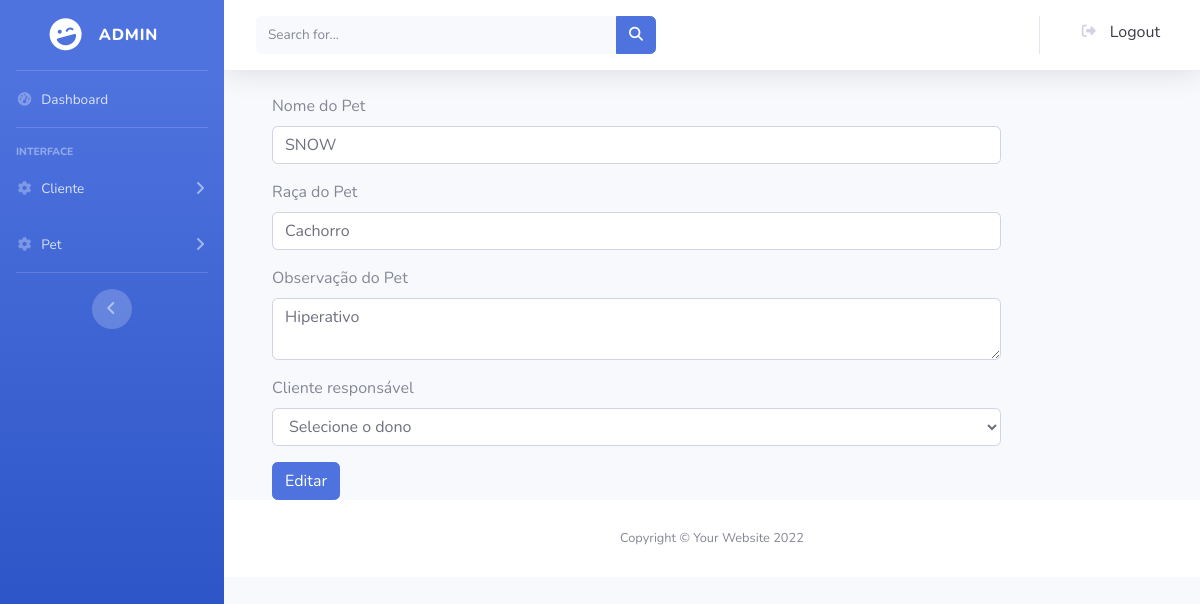
The app's page /produto/admin.php?rota=editar_pet&id=11 with its own data.
### tables this page shows
CREATE TABLE `pet` (
  `id_pet` int(11) NOT NULL,
  `nome_pet` varchar(100) NOT NULL,
  `raca_pet` varchar(100) NOT NULL,
  `observacao_pet` varchar(300) NOT NULL,
  `id_cliente` int(11) NOT NULL,
  `data_cadastro_pet` datetime NOT NULL DEFAULT current_timestamp()
);

### PHP_projetoClinicaPet/classes/Cliente.php (called while the page is built, shortened)
<?php
    include_once("../classes/Conexao.php");
    class Cliente {
        public $conexaoBD;
        public function __construct() {
            $objConexao = new Conexao();
            $this -> conexaoBD = $objConexao -> getConexao();
        }
        public function selecionarClientes() {
            $sql = "select * from cliente order by data_cadastro_cliente DESC";
            $this -> retornoBD = $this -> conexaoBD -> query($sql);
        }
    }

### PHP_projetoClinicaPet/classes/Conexao.php (called while the page is built)
<?php
    class Conexao{
        private $url;
        private $usuario;
        private $senha;
        private $baseDeDados;
        public function __construct() {
            $this -> url = "127.0.0.1";
            $this -> usuario = "root";
            $this -> senha = '';
            $this -> baseDeDados = 'clinica_pet';
        }
        public function getConexao() {
            return  new mysqli(
                $this -> url,
                $this -> usuario,
                $this -> senha,
                $this -> baseDeDados
            );
        }
    }

### PHP_projetoClinicaPet/classes/Pet.php (called while the page is built, shortened)
<?php
    include_once("../classes/Conexao.php");
    class Pet {
        public $conexaoBD;
        public function __construct() {
            $objConexaoPet = new Conexao();
            $this -> conexaoBD = $objConexaoPet -> getConexao();
        }
        public function selecionarPorId($id) {
            $sql = "select * from pet where id_pet=$id";
            $this -> retornoBD = $this -> conexaoBD -> query($sql);
        }
    }

### include/editarPet.php (the view, shortened to what this page needs)
<?php
    include_once("../classes/Pet.php");
    $objCliente = new Cliente();
    $objCliente->selecionarClientes();
    if ($objCliente->retornoBD != null) {
        $objPet = new Pet();
        if (isset($_GET['id'])) {
            $objPet->selecionarPorId($_GET['id']);
        }
        $retorno = $objPet->retornoBD->fetch_object();
?>
    <div class="container">
        <div class="row">
            <div class="col-10">
                <form method="POST" action="">
                    <div class="mb-3">
                        <label for="nome-pet" class="form-label">Nome do Pet</label>
                        <input type="text" class="form-control" id="nome-pet" aria-describedby="nomeHelp" name="nomePet" value="<?php echo $retorno->nome_pet; ?>">
                    </div>
                    <div class="mb-3">
                        <label for="raca-pet" class="form-label">Raça do Pet</label>
                        <input type="text" class="form-control" id="raca-pet" aria-describedby="racaHelp" name="racaPet" value="<?php echo $retorno->raca_pet; ?>">
                    </div>
                    <div class="mb-3">
                        <label for="observacao-pet" class="form-label">Observação do Pet</label>
                        <textarea type="text" class="form-control" id="observacao-pet" aria-describedby="observacaoHelp" name="observacaoPet"><?php echo $retorno->observacao_pet; ?></textarea>
                    </div>
                    <div class="mb-3">
                        <label for="id-clientePet" class="form-label">Cliente responsável</label>
                        <select class="form-control" id="id-clientePet" aria-describedby="idClientePetHelp" name="idClientePet" value="<?php echo $retorno->id_cliente; ?>" required>
                            <option value="" selected disabled>Selecione o dono</option>
                        </select>
                    </div>
                    <button type="submit" class="btn btn-primary">Editar</button>
                </form>
            </div>
        </div>
    </div>
<?php
    }
    else {
        echo "<script>alert('Falha ao consultar no Banco de Dados!')</script>";
    }
?>

### records on screen
pet: nomePet "SNOW", racaPet "Cachorro", observacaoPet "Hiperativo"
